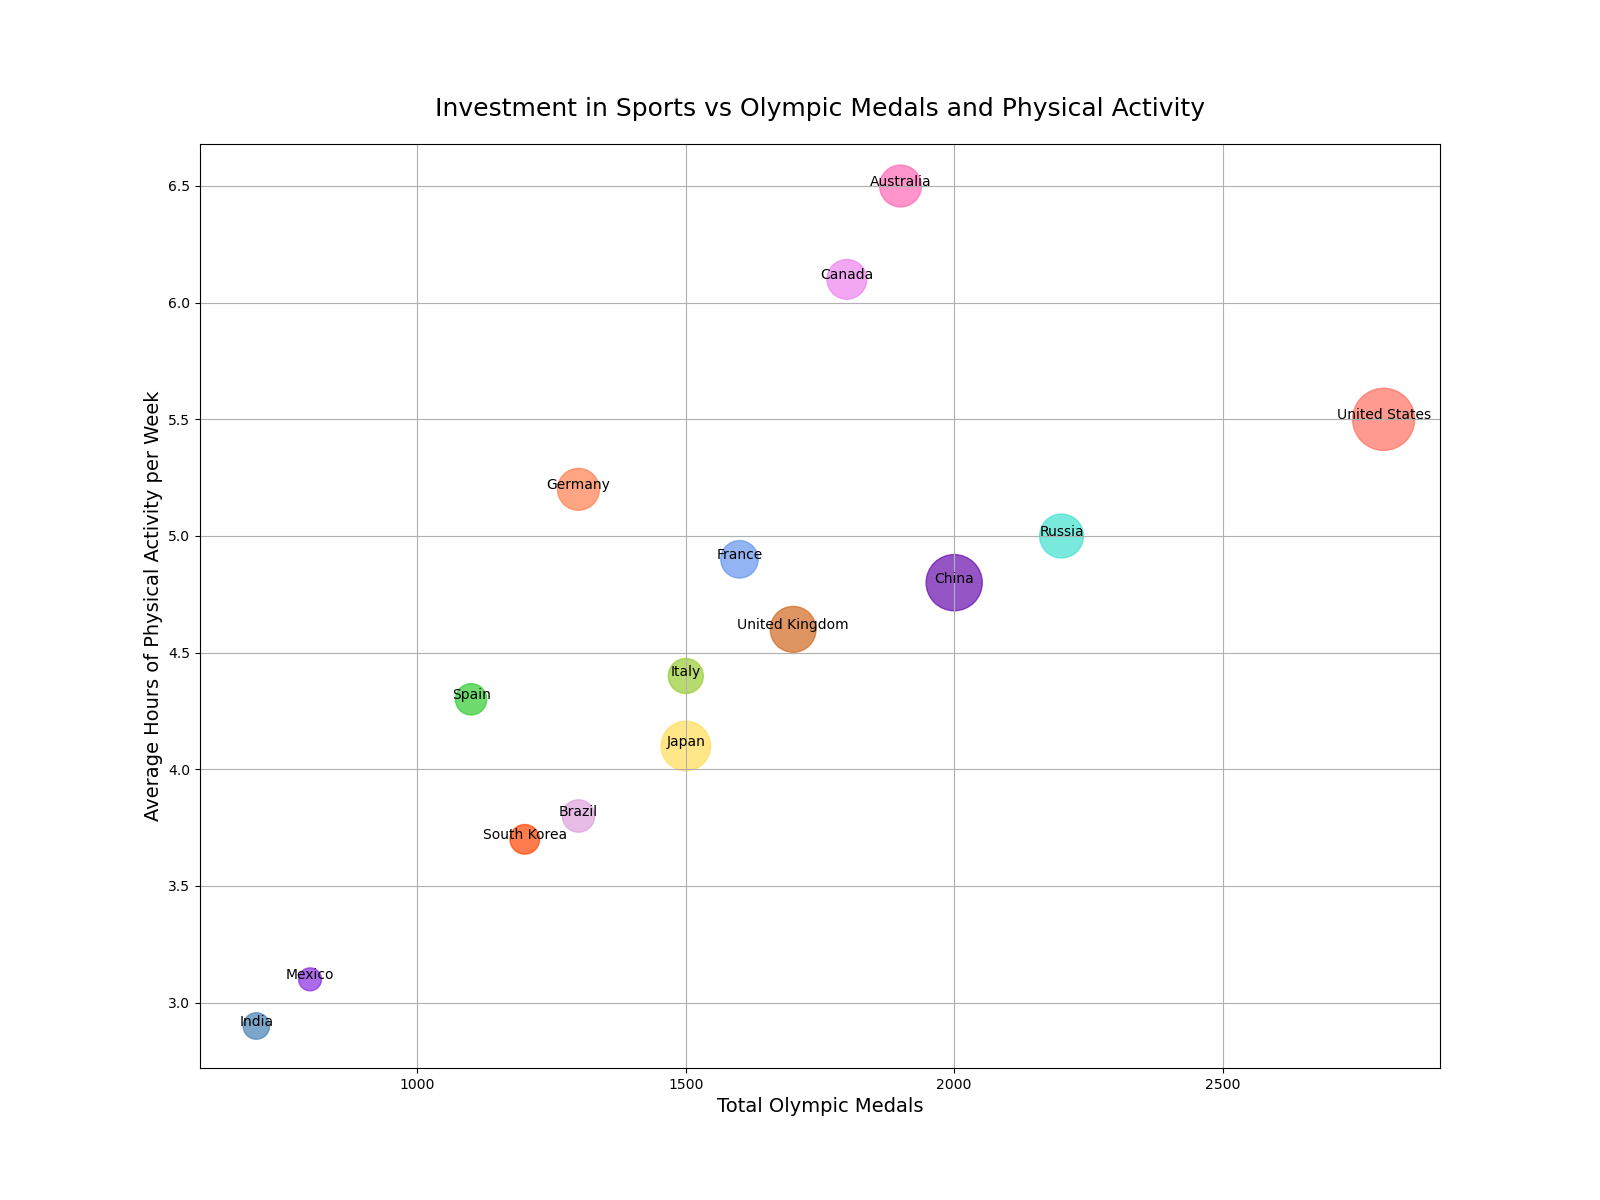

This chart was generated by the following Python code:

import matplotlib.pyplot as plt

# Data
countries = ['United States', 'China', 'Japan', 'Germany', 'India', 
             'United Kingdom', 'France', 'Brazil', 'Italy', 'Canada', 
             'Russia', 'South Korea', 'Spain', 'Australia', 'Mexico']
investment_in_sports = [110, 90, 70, 50, 20, 60, 40, 30, 35, 45, 
                        55, 25, 28, 50, 15]  # in billions
olympic_medals = [2800, 2000, 1500, 1300, 700, 1700, 1600, 1300, 
                  1500, 1800, 2200, 1200, 1100, 1900, 800]  # total medals
avg_hours_physical_activity = [5.5, 4.8, 4.1, 5.2, 2.9, 4.6, 4.9, 3.8, 
                               4.4, 6.1, 5.0, 3.7, 4.3, 6.5, 3.1]  # hours per week

# Color for each country
colors = ['#ff6f61', '#6a0dad', '#ffdd57', '#ff7f50', '#4682b4', 
          '#d2691e', '#6495ed', '#dda0dd', '#9acd32', '#ee82ee', 
          '#40e0d0', '#ff4500', '#32cd32', '#ff69b4', '#8a2be2']

# Using Investment in Sports as the size of the bubble
sizes = [inv / max(investment_in_sports) * 2000 for inv in investment_in_sports]

# Set up the figure size
plt.figure(figsize=(16, 12))

# Scatter plot
plt.scatter(olympic_medals, avg_hours_physical_activity, s=sizes, c=colors, alpha=0.7)

# Labels and Title
plt.title('Investment in Sports vs Olympic Medals and Physical Activity', fontsize=18, pad=20)
plt.xlabel('Total Olympic Medals', fontsize=14)
plt.ylabel('Average Hours of Physical Activity per Week', fontsize=14)

# Add country names to the bubbles
for i, country in enumerate(countries):
    plt.annotate(country, (olympic_medals[i], avg_hours_physical_activity[i]), fontsize=10, ha='center')

# Show grid
plt.grid(True)

# Show the plot
plt.show()
